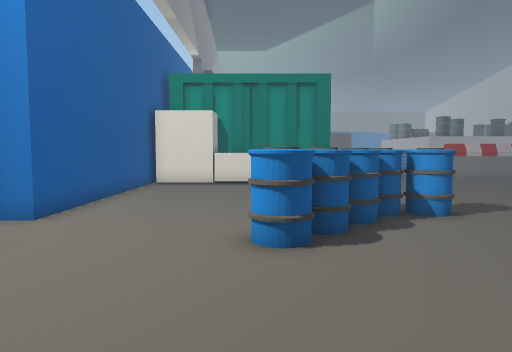
view 1 (above)

18 first-person views from a walk through a Unity game level. The camera is 1.5 m above the floor, tilts 4° down and sees 70° across. The floor is counted in squares, 1 m on a side. Each view is taken from the middle of a square. On the plan, view 1 faces up. The plan holds only what a view shows up to about 16 squares ahead; the rest is blank. The place goes on beyond the plan. Some animated figures are left out.

view 2
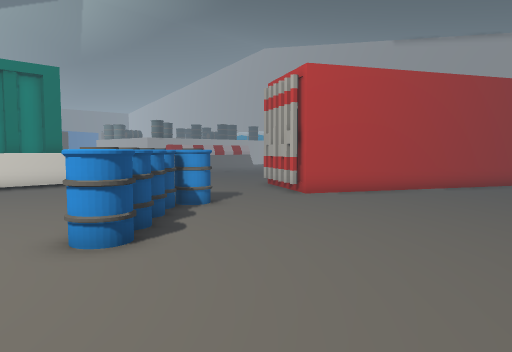

view 3
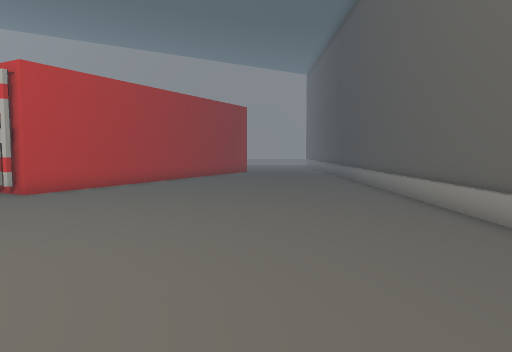

view 4
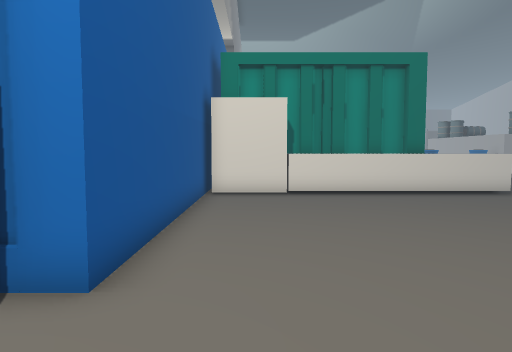

view 5
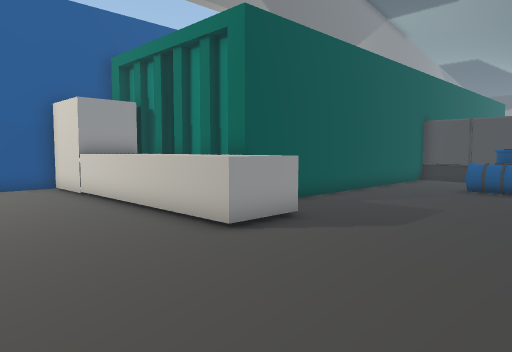

view 6
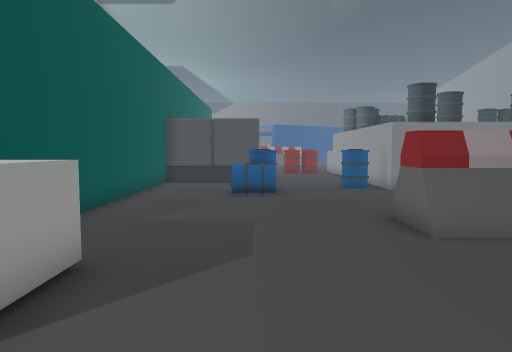

view 7
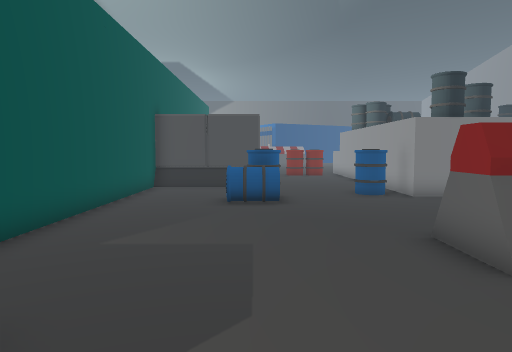

view 8
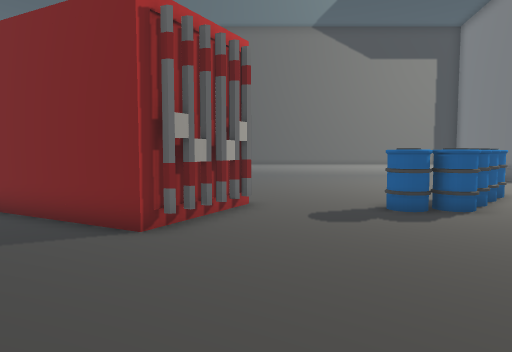

view 9
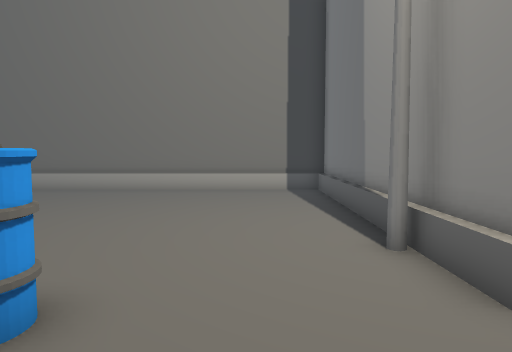

view 10
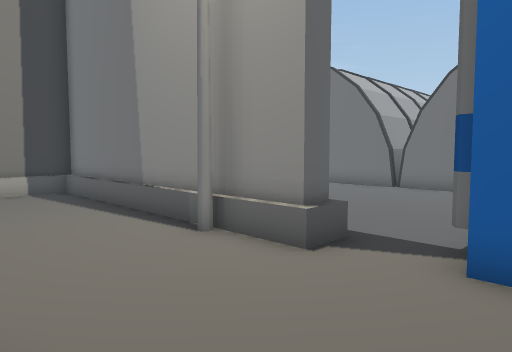

view 11
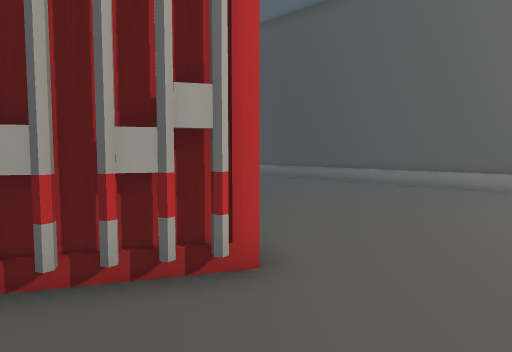

view 12
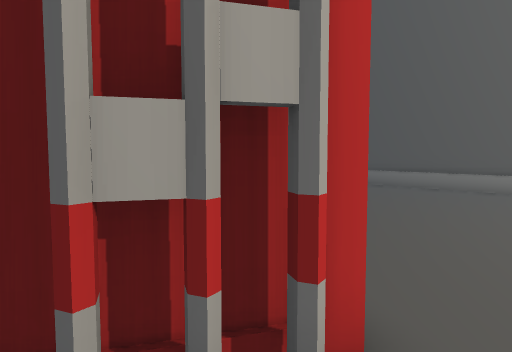

view 13
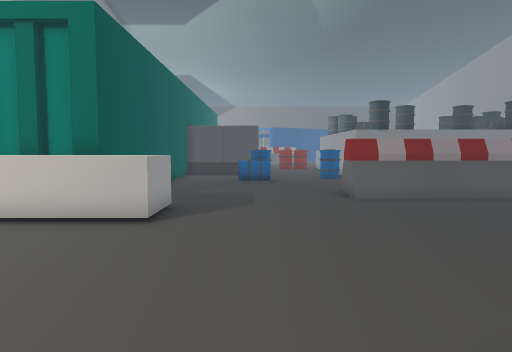

view 14
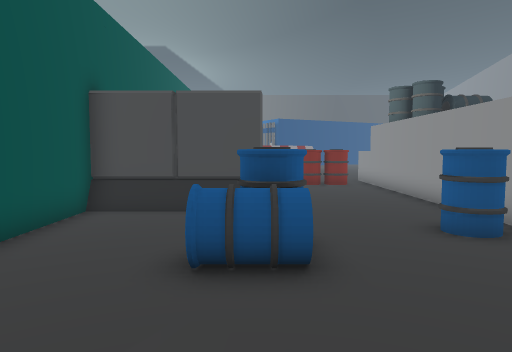

view 15
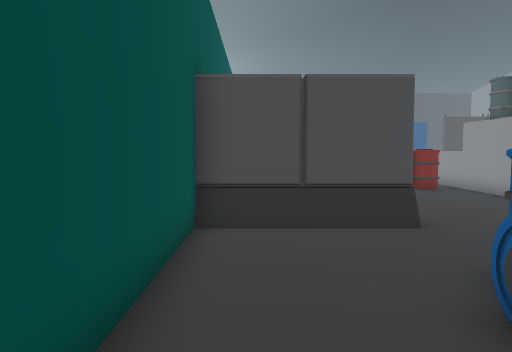

view 16
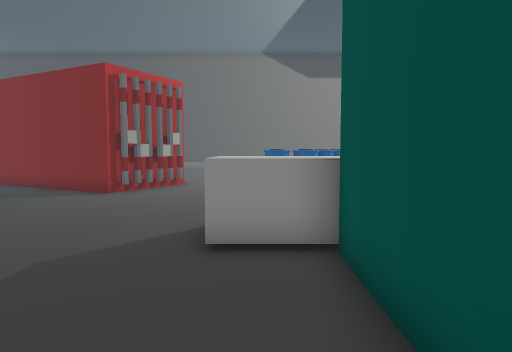

view 17
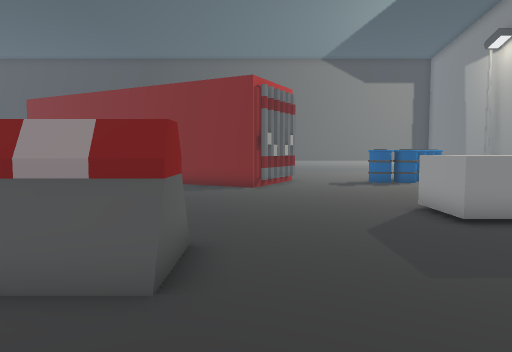

view 18
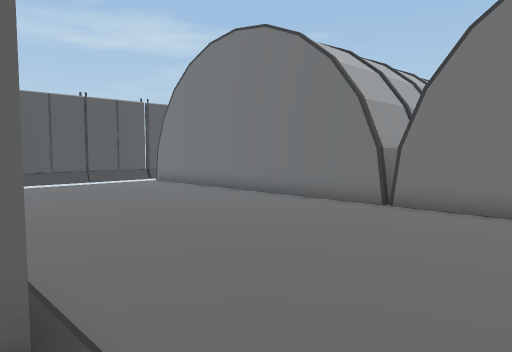

### Floor plan
Points are (right, up) in squares from view 1. A wall is a line through its corners. A room is listed if a view was taken in it or the views show most of it. See-through windows are left out.
Room 1 (views 1, 2, 3, 4, 5, 6, 7, 8, 9, 10, 11, 12, 13, 14, 15, 16, 17, 18)
walls: (9, 9.9) (9.3, 10.5); (8.5, 8.9) (8.7, 9.4); (3.1, 19.2) (2, 19.2); (2.1, 18.9) (1.5, 18.9); (1.6, 19.2) (0.5, 19.2); (0.6, 18.9) (0, 18.9); (0.1, 19.2) (-0.6, 19.2); (-0.6, 18.9) (-1.2, 18.9); (-1.1, 19.2) (-2.2, 19.2); (-4.8, 18.5) (-4.8, 7.8) (-5.8, 7.8); (13.6, 4.9) (8.3, 7.7) (10.2, 11.3) (13.5, 9.6); (-4.8, 5.4) (-4.8, -5.1) (13.5, -5.1); (13.1, 27.8) (13.1, 39.5); (3.8, 31.4) (3.8, 18.9) (3.1, 18.9)
low walls: (-4.4, 5.7) (-4.4, -4.9) (13.5, -4.9)
ways out: opening at (-5, 6)
objects: other object (-4, 17) to (-2, 18); other object (-1, 17) to (6, 18); other object (0, 6) to (1, 6); other object (1, 7); other object (2, 7) to (2, 8); other object (3, 8) to (3, 9); other object (4, 8) to (4, 9); other object (5, 31) to (8, 31); other object (7, 26) to (8, 27); other object (8, 27) to (9, 28); other object (10, 38) to (10, 39); other object (11, 21) to (13, 22); other object (11, 38) to (12, 39); other object (12, 28) to (12, 29)

Where each view was taken, in squares from view 1:
view 1: 0 up, 0 right, facing up
view 2: 0 up, 2 left, facing up-right
view 3: 0 up, 4 left, facing right
view 4: 4 up, 3 left, facing up
view 5: 12 up, 11 right, facing up-left
view 6: 14 up, 8 right, facing up
view 7: 16 up, 8 right, facing up
view 8: 18 up, 8 right, facing down
view 9: 9 up, 2 left, facing down
view 10: 9 up, 0 right, facing down-left
view 11: 11 up, 5 right, facing down-right
view 12: 10 up, 7 right, facing down-right
view 13: 9 up, 8 right, facing up
view 14: 22 up, 8 right, facing up
view 15: 24 up, 5 right, facing up
view 16: 24 up, 5 right, facing down
view 17: 26 up, 10 right, facing down
view 18: 7 up, 5 left, facing down-left
